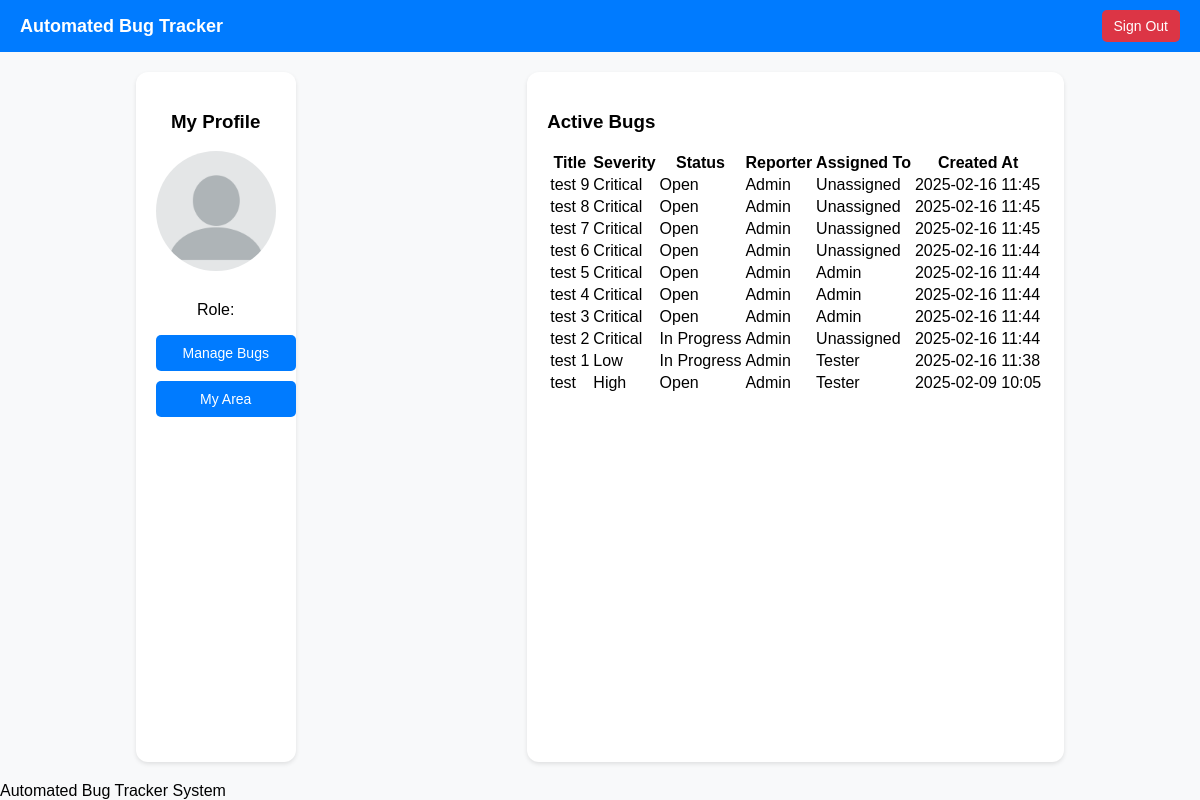
Page /homepage/ on the committed database.
### tracker/models.py (models this page shows)
class Bug(models.Model):
    title = models.CharField(max_length=200)
    description = models.TextField()
    severity = models.CharField(max_length=50)
    status = models.CharField(max_length=50, choices=STATUS_CHOICES)
    reporter = models.ForeignKey(User, related_name='reported_bugs', on_delete=models.CASCADE)
    assignee = models.ForeignKey(User, related_name='assigned_bugs', on_delete=models.SET_NULL, null=True, blank=True)
    created_at = models.DateTimeField(auto_now_add=True)
    updated_at = models.DateTimeField(auto_now=True)

class User(AbstractUser):
    role = models.CharField(max_length=50)
    pass

### tracker/views.py (the view)
# urls.py: path('homepage/', homepage_view, name='homepage'),
@csrf_protect
def homepage_view(request):
    bugs = Bug.objects.filter(status__in=[choice[0] for choice in STATUS_CHOICES if choice[0] in ["Open", "In Progress"]]).order_by('-created_at')
    return render(request, "homepage.html", {"bugs": bugs})

### tracker/templates/homepage.html (shortened to what this page needs)
{% load static %}
<!DOCTYPE html>
<html lang="en">
<head>
</head>
<body>
  <header>
    <h1>Automated Bug Tracker</h1>
    <a href="{% url 'logout' %}" class="sign-out-btn">Sign Out</a>
  </header>
  <div class="container">
    <div class="section left">
      <div class="profile">
        <h3>My Profile</h3>
        <img src="{% static 'images/blank_pp.png' %}" alt="Profile Picture">
        <p>Role: {{ user.role }}</p>
        <div class="profile-buttons">
          <a href="{% url 'bug-list' %}" class="manage-btn">Manage Bugs</a>
            <a href="{% url 'my-area' %}" class="manage-btn">My Area</a>
        </div>
      </div>
    </div>
    <div class="section center">
      <h3>Active Bugs</h3>
      <table>
        <tr>
          <th>Title</th>
          <th>Severity</th>
          <th>Status</th>
          <th>Reporter</th>
          <th>Assigned To</th>
          <th>Created At</th>
        </tr>
        {% for bug in bugs %}
          {% if bug.status == "Open" or bug.status == "In Progress" %}
            <tr>
              <td>{{ bug.title }}</td>
              <td>{{ bug.severity }}</td>
              <td>{{ bug.status }}</td>
              <td>{{ bug.reporter }}</td>
              <td>{{ bug.assignee|default:"Unassigned" }}</td>
              <td>{{ bug.created_at|date:"Y-m-d H:i" }}</td>
            </tr>
          {% endif %}
        {% endfor %}
      </table>
    </div>
  </div>
  <footer>
    Automated Bug Tracker System
  </footer>
</body>
</html>

### tracker/templates/homepage.html (style rules this page uses)
body { margin: 0; font-family: Arial, sans-serif; background-color: #f8f9fa; display: flex; flex-direction: column; min-height: 100vh; }
header { background-color: #007bff; color: white; padding: 10px 20px; display: flex; justify-content: space-between; align-items: center; }
header h1 { margin: 0; font-size: 18px; }
.sign-out-btn { background-color: #dc3545; color: white; padding: 8px 12px; border-radius: 5px; text-decoration: none; font-size: 14px; }
.container { display: flex; justify-content: space-around; margin: 20px; flex: 1; }
.section { background: white; border-radius: 12px; box-shadow: 0 2px 4px rgba(0, 0, 0, 0.1); padding: 20px; }
.profile { text-align: center; margin-bottom: 20px; }
.profile img { border-radius: 50%; width: 120px; height: 120px; margin-bottom: 10px; }
.profile-buttons { display: flex; flex-direction: column; gap: 10px; }
.manage-btn { display: block; width: 100%; text-align: center; background-color: #007bff; color: white; padding: 10px; border-radius: 5px; text-decoration: none; font-size: 14px; }

### rows in the picture
Bug: title "test 9", severity "Critical", status "Open", reporter "Admin", assignee "Unassigned", created_at "2025-02-16 11:45"
Bug: title "test 8", severity "Critical", status "Open", reporter "Admin", assignee "Unassigned", created_at "2025-02-16 11:45"
Bug: title "test 7", severity "Critical", status "Open", reporter "Admin", assignee "Unassigned", created_at "2025-02-16 11:45"
Bug: title "test 6", severity "Critical", status "Open", reporter "Admin", assignee "Unassigned", created_at "2025-02-16 11:44"
Bug: title "test 5", severity "Critical", status "Open", reporter "Admin", assignee "Admin", created_at "2025-02-16 11:44"
Bug: title "test 4", severity "Critical", status "Open", reporter "Admin", assignee "Admin", created_at "2025-02-16 11:44"
Bug: title "test 3", severity "Critical", status "Open", reporter "Admin", assignee "Admin", created_at "2025-02-16 11:44"
Bug: title "test 2", severity "Critical", status "In Progress", reporter "Admin", assignee "Unassigned", created_at "2025-02-16 11:44"
Bug: title "test 1", severity "Low", status "In Progress", reporter "Admin", assignee "Tester", created_at "2025-02-16 11:38"
Bug: title "test", severity "High", status "Open", reporter "Admin", assignee "Tester", created_at "2025-02-09 10:05"
